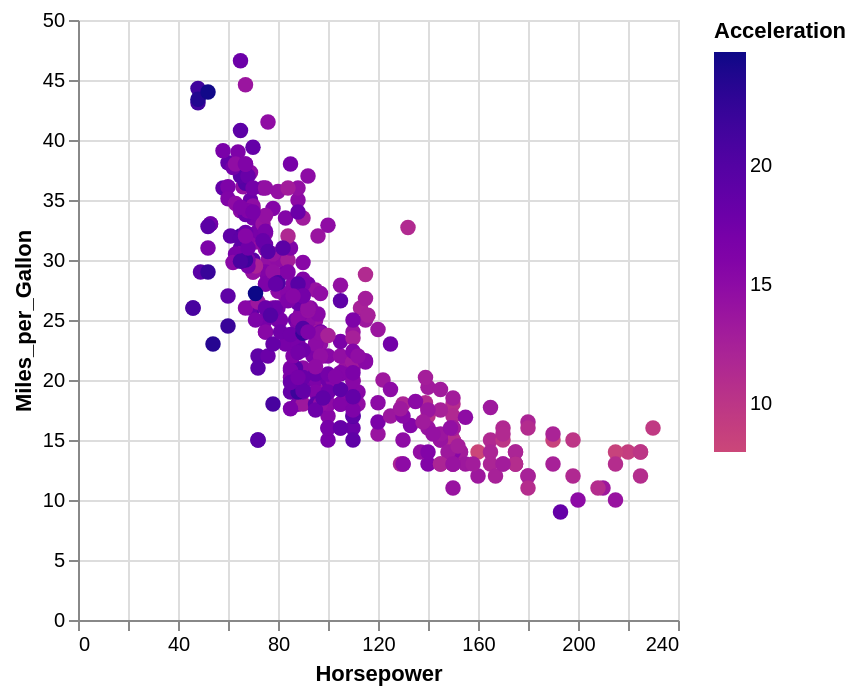

Vega-Lite specification stored for this chart:
### Vega-Lite specification from a JSON file in a GitHub repository (floating-point values rounded to 4 significant figures; data arrays with more than 128 entries replaced by an {"elided": "..."} marker saying what was removed)
{"$schema": "https://vega.github.io/schema/vega-lite/v5.json", "data": {"values": {"elided": "406 records"}}, "description": "Continuous colour scale based on named vega schame. Should use the first half of the flipped plasma colour scheme (i.e. red to orange).", "encoding": {"color": {"field": "Acceleration", "scale": {"scheme": {"extent": [0, 0.5], "name": "plasma"}}, "sort": "descending", "type": "quantitative"}, "opacity": {"value": 1}, "size": {"value": 60}, "x": {"field": "Horsepower", "type": "quantitative"}, "y": {"field": "Miles_per_Gallon", "type": "quantitative"}}, "mark": "circle", "transform": [{"as": "accelerationZScore", "calculate": "(datum.Acceleration - 15.52)/2.80"}]}
